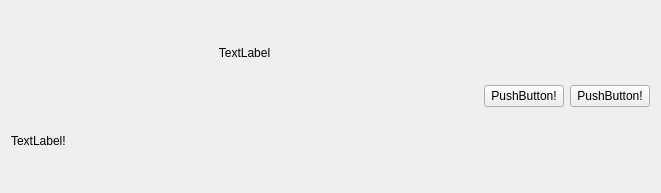
<?xml version="1.0" encoding="UTF-8"?>
<ui version="4.0">
 <class>Form</class>
 <widget class="QWidget" name="Form">
  <property name="geometry">
   <rect>
    <x>0</x>
    <y>0</y>
    <width>661</width>
    <height>193</height>
   </rect>
  </property>
  <property name="windowTitle">
   <string>Form</string>
  </property>
  <layout class="QHBoxLayout" name="horizontalLayout_2">
   <item>
    <layout class="QHBoxLayout" name="horizontalLayout" stretch="8,1,1">
     <item>
      <layout class="QVBoxLayout" name="verticalLayout">
       <property name="leftMargin">
        <number>0</number>
       </property>
       <item>
        <widget class="QLabel" name="nameAction_label">
         <property name="layoutDirection">
          <enum>Qt::RightToLeft</enum>
         </property>
         <property name="text">
          <string>TextLabel</string>
         </property>
         <property name="alignment">
          <set>Qt::AlignCenter</set>
         </property>
        </widget>
       </item>
       <item>
        <widget class="QLabel" name="action_label">
         <property name="text">
          <string>TextLabel!</string>
         </property>
        </widget>
       </item>
      </layout>
     </item>
     <item>
      <widget class="QPushButton" name="edit_button">
       <property name="text">
        <string>PushButton!</string>
       </property>
      </widget>
     </item>
     <item>
      <widget class="QPushButton" name="delete_button">
       <property name="text">
        <string>PushButton!</string>
       </property>
      </widget>
     </item>
    </layout>
   </item>
  </layout>
 </widget>
 <resources/>
 <connections/>
</ui>
